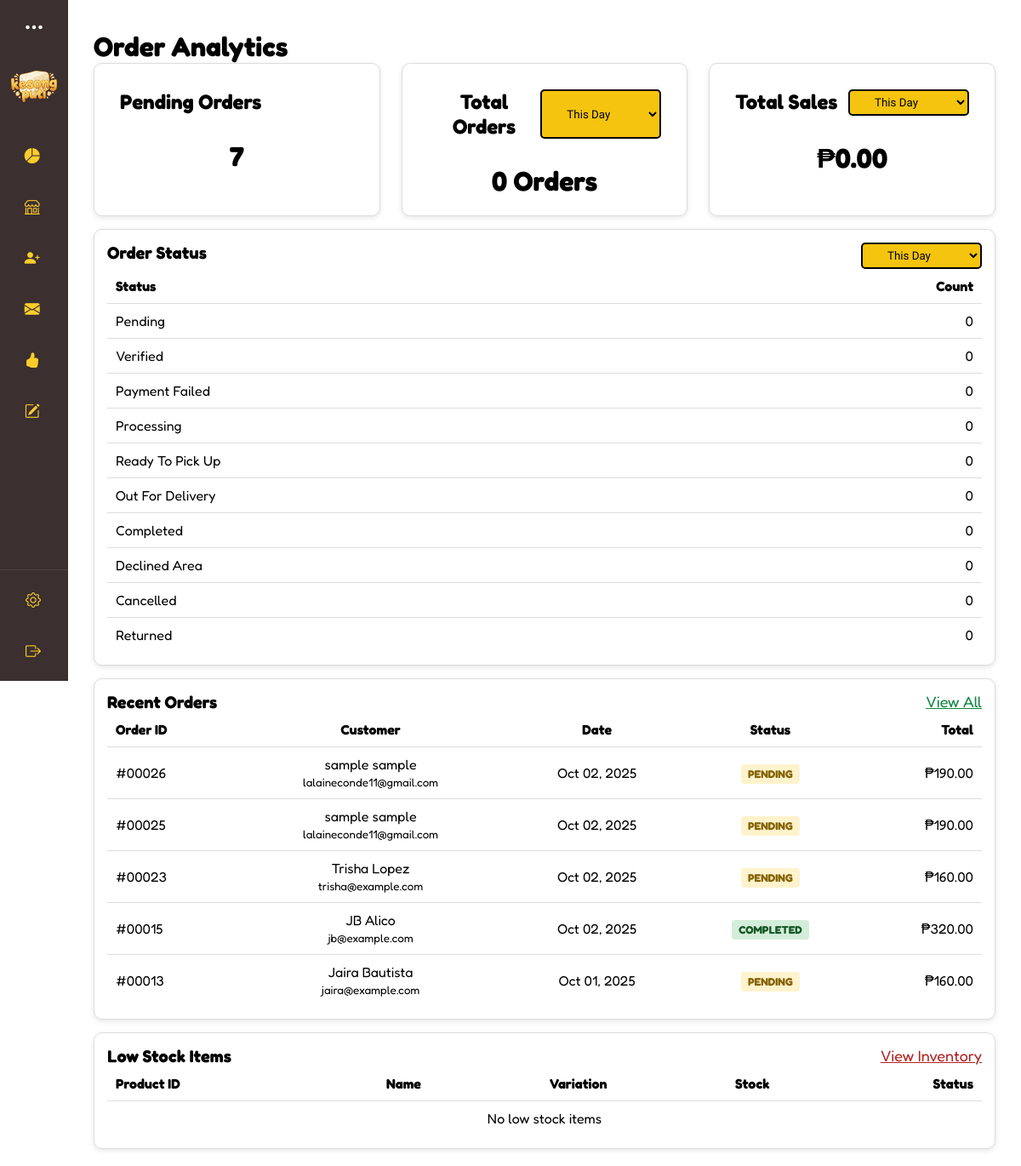
The app's page /interfaces/superadmin/index.php (signed in), older data.
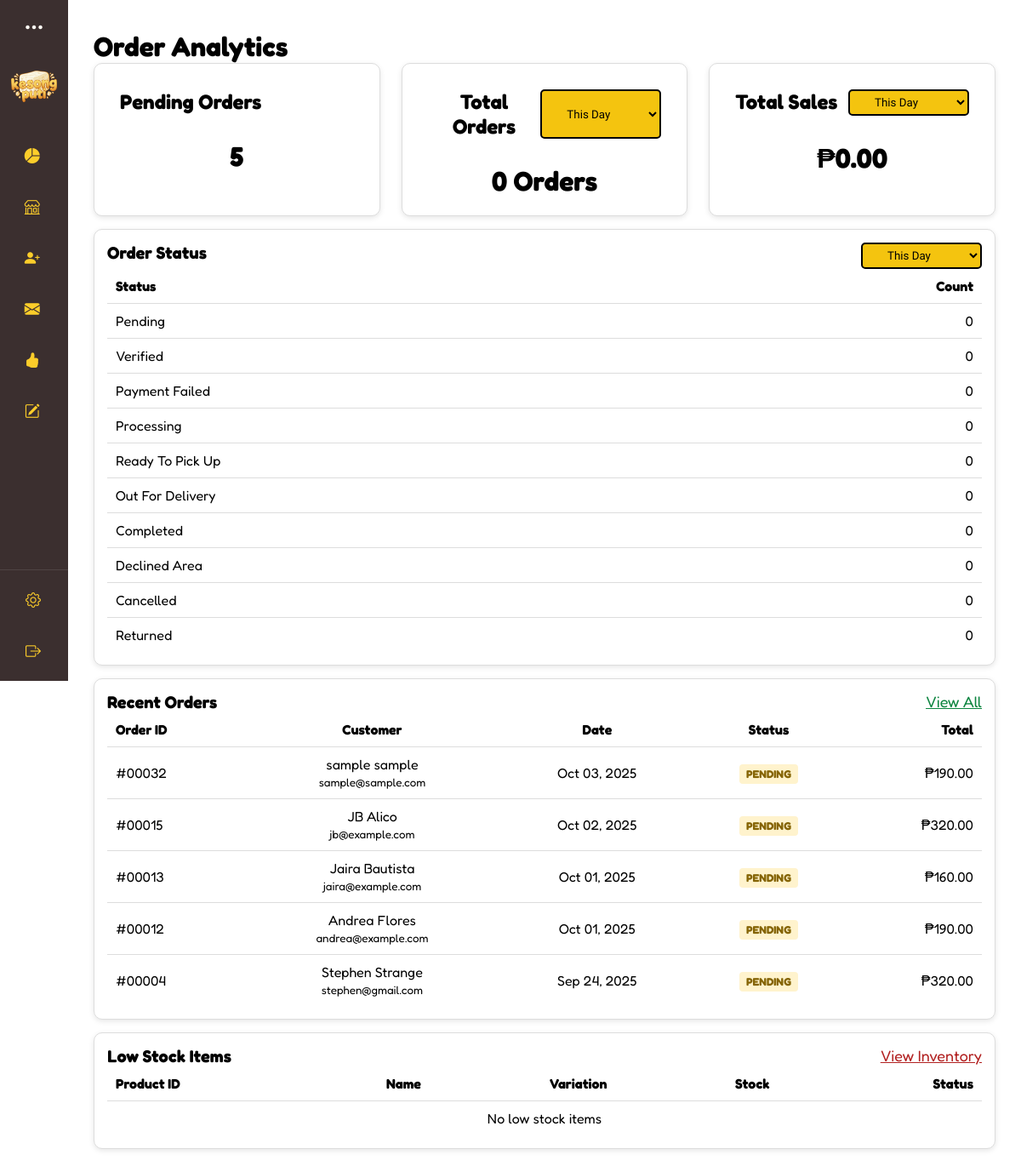
The same page, newer data.
### tables this page shows
CREATE TABLE `orders` (
  `o_id` int(11) NOT NULL,
  `c_id` int(11) NOT NULL,
  `handled_by` int(11) NOT NULL,
  `order_date` datetime DEFAULT current_timestamp(),
  `total_amount` decimal(10,2) NOT NULL,
  `payment_method` varchar(50) DEFAULT 'cash',
  `proof_of_payment` varchar(255) DEFAULT NULL,
  `order_status` enum('pending','verified','payment-failed','processing','ready-to-pick-up','out-for-delivery','completed','declined-area','cancelled','returned') DEFAULT 'pending',
  `delivery_address` varchar(255) NOT NULL,
  `owner_id` int(11) NOT NULL,
  `order_type` enum('delivery','pickup') DEFAULT 'delivery',
  `reference_number` varchar(30) NOT NULL
);

CREATE TABLE `customers` (
  `c_id` int(11) NOT NULL,
  `fullname` varchar(255) NOT NULL,
  `phone_number` varchar(15) NOT NULL,
  `email` varchar(255) NOT NULL,
  `address` varchar(255) NOT NULL
);

### interfaces/superadmin/index.php (the view, shortened to what the changed rows need)
<?php
require '../../connection.php';
include ('../../includes/superadmin-dashboard.php');
$owner_id = null;
if (isset($_SESSION['role']) && $_SESSION['role'] === 'superadmin' && isset($_SESSION['super_id'])) {
    $owner_id = intval($_SESSION['super_id']);
} elseif (isset($_SESSION['role']) && $_SESSION['role'] === 'admin' && isset($_SESSION['admin_id'])) {
    $owner_id = intval($_SESSION['admin_id']);
}
$pending = $connection->query("
    SELECT COUNT(*) AS total
    FROM orders o
    WHERE o.order_status = 'pending'
      AND owner_id = $owner_id
")->fetch_assoc()['total'];
$all_statuses = [
    'pending' => 0,
    'verified' => 0,
    'payment-failed' => 0,
    'processing' => 0,
    'ready-to-pick-up' => 0,
    'out-for-delivery' => 0,
    'completed' => 0,
    'declined area' => 0,
    'cancelled' => 0,
    'returned' => 0
];
$statuses_day = $all_statuses;
$recent_orders = [];
$recent_orders_query = "
    SELECT o.o_id, o.order_date, o.order_status, o.total_amount, o.order_type,
           c.fullname, c.email
    FROM orders o
    LEFT JOIN customers c ON o.c_id = c.c_id
    WHERE o.owner_id = ?
    ORDER BY o.order_date DESC
    LIMIT 5";
$stmt = mysqli_prepare($connection, $recent_orders_query);
if ($stmt) {
    mysqli_stmt_bind_param($stmt, "i", $owner_id);
    mysqli_stmt_execute($stmt);
    $result = mysqli_stmt_get_result($stmt);
    if ($result) {
        $recent_orders = mysqli_fetch_all($result, MYSQLI_ASSOC);
    }
}
?>
<!DOCTYPE html>
<html lang="en">
<head>
  <link rel="stylesheet" href="https://cdn.jsdelivr.net/npm/bootstrap-icons/font/bootstrap-icons.css" />
  <link rel="stylesheet" href="../../css/admin.css"/>
</head>
<body>
<div class="box" id="overview-content">
  <h1>Order Analytics</h1>
  <div class="overview-container">
    <div class="cards overview-row">
      <div class="card">
        <h4 class="card-header">Pending Orders</h4>
        <p><?= $pending; ?></p>
      </div>
    </div>
    <div class="table-card">
      <div class="card-header">
        <h2>Order Status</h2>
      </div>
      <div id="status_day" class="status-section">
        <table class="table-order-status">
          <thead>
            <tr><th>Status</th><th>Count</th></tr>
          </thead>
          <tbody>
          <?php foreach ($statuses_day as $status => $total): ?>
            <tr>
              <td><?= ucwords(str_replace('-', ' ', $status)); ?></td>
              <td><?= $total; ?></td>
            </tr>
          <?php endforeach; ?>
          </tbody>
        </table>
      </div>
    </div>
<div class="table-card">
  <div class="card-header">
    <h2>Recent Orders</h2>
  </div>
  <table class="table-order-status">
    <thead>
      <tr>
        <th>Order ID</th>
        <th>Customer</th>
        <th>Date</th>
        <th>Status</th>
        <th>Total</th>
      </tr>
    </thead>
    <tbody>
      <?php if (empty($recent_orders)): ?>
        <tr><td colspan="5" style="text-align:center;">No recent orders</td></tr>
      <?php else: ?>
        <?php foreach ($recent_orders as $order): ?>
          <tr>
            <td>#<?= str_pad($order['o_id'], 5, '0', STR_PAD_LEFT); ?></td>
            <td><?= htmlspecialchars($order['fullname'] ?: 'Guest Customer'); ?><br>
                <small><?= htmlspecialchars($order['email']); ?></small>
            </td>
            <td><?= date('M d, Y', strtotime($order['order_date'])); ?></td>
            <td><span class="status <?= htmlspecialchars(strtolower($order['order_status'])); ?>">
                <?= ucfirst($order['order_status']); ?>
            </span></td>
            <td>₱<?= number_format($order['total_amount'], 2); ?></td>
          </tr>
        <?php endforeach; ?>
      <?php endif; ?>
    </tbody>
  </table>
</div>
<div class="table-card">
  <div class="card-header">
    <h2>Low Stock Items</h2>
  </div>
  <table class="table-order-status">
    <thead>
      <tr>
        <th>Product ID</th>
        <th>Name</th>
        <th>Variation</th>
        <th>Stock</th>
        <th>Status</th>
      </tr>
    </thead>
  </table>
</div>
  </div>
</div>
</body>
</html>

Row changes from the older to the newer data that the page shows:
removed orders: o_id "00026", c.fullname "sample sample", c.email "lalaineconde11@gmail.com", order_date "Oct 02, 2025", order_status "PENDING", total_amount "190.00"
removed orders: o_id "00025", c.fullname "sample sample", c.email "lalaineconde11@gmail.com", order_date "Oct 02, 2025", order_status "PENDING", total_amount "190.00"
removed orders: o_id "00023", c.fullname "Trisha Lopez", c.email "trisha@example.com", order_date "Oct 02, 2025", order_status "PENDING", total_amount "160.00"
added orders: o_id "00032", c.fullname "sample sample", c.email "sample@sample.com", order_date "Oct 03, 2025", order_status "PENDING", total_amount "190.00"
changed orders "Oct 02, 2025": order_status "COMPLETED" → "PENDING"
now on this page (row edited): orders: o_id "00012", c.fullname "Andrea Flores", c.email "andrea@example.com", order_date "Oct 01, 2025", order_status "PENDING", total_amount "190.00"
now on this page (row edited): orders: o_id "00004", c.fullname "Stephen Strange", c.email "stephen@gmail.com", order_date "Sep 24, 2025", order_status "PENDING", total_amount "320.00"
Text that changed along with them:
$pending: "7" → "5"
